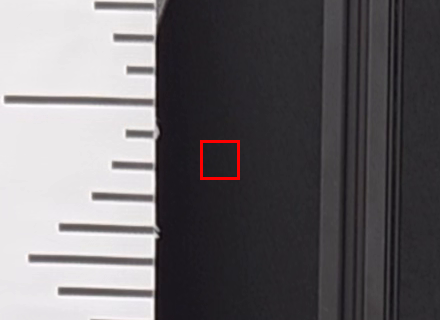
#> input picture twin/code/goal22/p26_sea/anchor_audit_260424_150_2.2_250_3.png, 440 x 320 px
$ python -i s2s_video_static.py   (imports and definitions only)
#> lines starting #> are read from the running program, lines starting #| are printed output that depends on the picture
# -*- coding: utf-8 -*-
"""s2s_video_static v3 — H3 영상측: 0604 페이로드 s2s 정적 유지 구간 링크각 정밀 측정.

목적: 인코더 각도와 영상(진짜 사지) 각도의 차이 = 구동계 비틀림(직렬탄성)을 페이로드별로 측정.
  기립(q1≈−16°)에서 τ1: 0kg −1.20 / 5kg −2.39 / 7.5kg −2.62 Nm → SEA(k_s≈170)라면 ~0.4−0.5° 추가 처짐.
  크라우치(τ1≈0)는 대조군. 0kg ext(τ1≈−0.14)도 대조군.

측정 방법 진화 (v1/v2 교훈):
  · v1: 힙 디스크 = 크랭크 허브 확인 (자세 간 disc-knee 363/358/296px 불일치, 겉보기 회전이 q2 차이 추종)
    → 디스크 기반 절대각 오염. 자동 트러스 소패치는 자기유사+반사 변화로 오정합.
  · v2: 36px 소패치 Kabsch — 영상 간 스케일 1~3% 차이를 강체 모델이 흡수 못해 바이어스/기각 붕괴.
  · v3 (최종): ★밀집 마스크 NCC 정합 — 링크 전체 금속 픽셀(수천 점)을 상관계수(밝기 불변)로,
    (회전 dφ, 스케일 s, 병진 t) 완전 탐색+파라볼라. 크랭크 디스크/베어링/발 휠(구름) 제외 마스크.
    프레임별 미소 정합으로 떨림 [°] 직접 산출. 레일 좌에지 직선으로 카메라 롤 보정(영상 간).
    절대각 앵커: θ_thigh(0kg crouch) ≡ q1_enc(0kg crouch) (τ1=−0.03≈0 캘리브).

각도 규약: θ = degrees(atan2(-(dy), dx)) — 이미지 y 아래+. 픽셀 회전 dφ(x→y+)에 대해 Δθ = −dφ.
"""
# --- 실험 데이터 경로: 단일 출처 (code/bench/datapaths.py) ---
import os as _o, sys as _s
_d = _o.path.dirname(_o.path.abspath(__file__))
# [2 lines not run here, left out]
if _o.path.join(_d, 'code', 'bench') not in _s.path:
    _s.path.append(_o.path.join(_d, 'code', 'bench'))
from datapaths import DATA_ROOT, CVT_ROOT  # noqa: E402
# ---------------------------------------------------------------
import os, json
# [1 line not run here, left out]
from pathlib import Path
import numpy as np
import pandas as pd
import imageio.v3 as iio
from scipy import ndimage
import matplotlib
# [1 line not run here, left out]
import matplotlib.pyplot as plt
plt.rcParams["font.family"] = "Malgun Gothic"
plt.rcParams["axes.unicode_minus"] = False

HERE = Path(__file__).parent
ROOT = Path((DATA_ROOT + "/26_06_04/no_cvt"))

KT, GR, CF = 0.091, 9.0, 0.59
A = np.array([1.15605006, 4.17389589e-4, 0.26855607, 0.04904241])
def ahat(raw, v):
    Iq = (CF/(GR*KT))*np.asarray(raw, float); s = np.sign(v)
    return A[0]*GR*KT*Iq - A[1]*GR*np.abs(Iq)*Iq - A[2]*s - A[3]*np.abs(Iq)*s

FPS = 24.0
CFG = {
    "0kg": dict(
        mp4=ROOT/"no_load/KakaoTalk_20260604_170859513.mp4", raw=ROOT/"no_load/raw_unwrap",
        payload=0.0, crouch_end_data=48.306,
        holds={"crouch": (4, 44), "stand": (134, 166), "ext": (196, 226)},
        segs={"crouch": (0.0, 48.306), "stand": (51.142, 53.218), "ext": (54.218, 68.216)}),
    "5kg": dict(
        mp4=ROOT/"load_5/KakaoTalk_20260604_170309383.mp4", raw=ROOT/"load_5/raw_unwrap",
        payload=5.0, crouch_end_data=47.486,
        holds={"crouch": (4, 64), "stand": (167, 191), "settle": (232, 254)},
        segs={"crouch": (18.058, 47.486), "stand": (51.25, 52.716)}),
    "7.5kg": dict(
        mp4=ROOT/"load_7.5/KakaoTalk_20260604_170101423.mp4", raw=ROOT/"load_7.5/raw_unwrap",
        payload=7.5, crouch_end_data=53.35,
        holds={"crouch": (4, 84), "stand": (179, 195)},
        segs={"crouch": (36.408, 53.35), "stand": (56.57, 58.414)}),
}
REF0 = {  # 0kg 평균영상 근사 좌표 (암흑 중심공 정련 전)
    "crouch": dict(knee=(577, 937), foot=(350, 1155), disc=(286, 723)),
    "stand":  dict(knee=(662, 1054), foot=(307, 1148), disc=(310, 1005)),
    "ext":    dict(knee=(460, 858), foot=(318, 1152), disc=(352, 585)),
}
TSZ = 36

def gray(a): return a.mean(axis=2).astype(np.float32)

# [24 lines left out: functions stream_video, motion_onset, not called in this run]

def cut(img, cx, cy, half):
    return img[int(round(cy))-half:int(round(cy))+half, int(round(cx))-half:int(round(cx))+half]

# [56 lines left out: functions ssd_match, refine_dark_center, rail_roll, not called in this run]

# ── 인코더 ──
_ENC_CACHE = {}
# [22 lines left out: functions enc_arrays, encoder_window, not called in this run]

# ═══════════ 밀집 마스크 NCC 정합 (그래디언트 크기 영상 — 조명/반사 불변) ═══════════
def grad_mag(img):
    g = ndimage.gaussian_filter(img.astype(np.float64), 1.2)
    gx = ndimage.sobel(g, axis=1); gy = ndimage.sobel(g, axis=0)
#> after `gx = ndimage.sobel(g, axis=1)`:
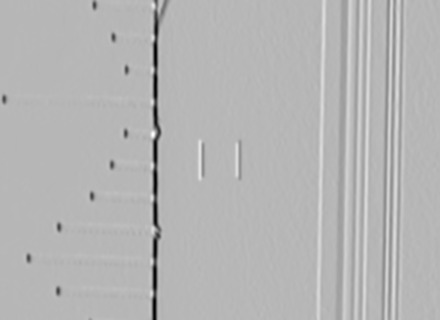
#> gx: shape (320, 440) float64; min -444.5, max 175.3, mean -3.5; drawn with min black and max white
#> after `gy = ndimage.sobel(g, axis=0)`:
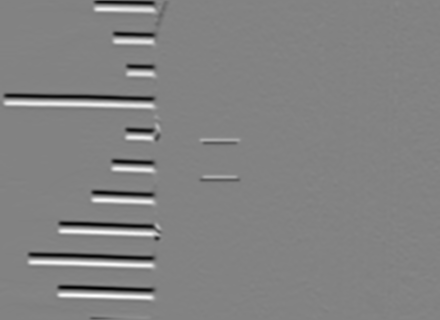
#> gy: shape (320, 440) float64; min -316, max 300.2, mean -0.2; drawn with min black and max white
    return np.hypot(gx, gy).astype(np.float32)
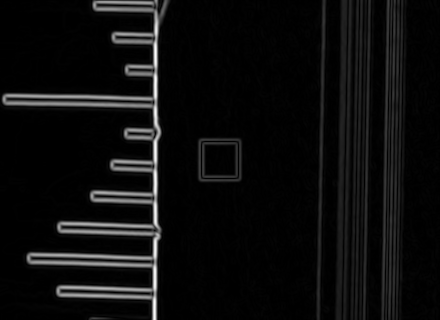
#> returned value: shape (320, 440) float32; min 0, max 444.5, mean 23.6; drawn with min black and max white

# [27 lines left out: functions build_mask_pts, ncc_cost, not called in this run]

def sample(img, pts):
    v = ndimage.map_coordinates(img, [pts[:, 1], pts[:, 0]], order=1, mode="constant", cval=-1e4)
    return v, v > -1e3

# [72 lines left out: function register, not called in this run]

# ═══════════ 실행 ═══════════
# [1 line not run here, left out]
V = {}
# [17 lines not run here, left out]
ENC = {}
# [16 lines not run here, left out]
feat = {lab: {} for lab in V}
# [20 lines not run here, left out]

# [11 lines left out: function masks_for, not called in this run]

# [1 line not run here, left out]
within = {lab: {} for lab in V}
# [27 lines not run here, left out]
S_LIST_X = np.arange(0.94, 1.081, 0.01)
cross = {}
# [18 lines not run here, left out]
SEGS = {"thigh": [(0.20, 0.46), (0.46, 0.72), (0.72, 0.97)],
        "shank": [(0.10, 0.39), (0.39, 0.67), (0.67, 0.95)]}
# [31 lines left out: function segment_axis_rot, not called in this run]

crossB = {}
# [11 lines not run here, left out]
scatter = {}
# [20 lines not run here, left out]
K_S = 170.0
# 앵커: 각 자세에서 θ(0kg) ≡ q1_enc(0kg) — 0kg 자체의 처짐(τ1: crouch −0.03 / stand −1.20)은 앵커에 흡수됨.
TH = {"0kg": {}, "5kg": {}, "7.5kg": {}}
SH = {"0kg": {}, "5kg": {}, "7.5kg": {}}
# [7 lines not run here, left out]
TH["5kg"]["settle"] = None  # 자세 간 정합 신뢰 불가 (cost>0.8, 외관 급변) — 원시 라인각만 보고
SH["5kg"]["settle"] = None

# [1 line not run here, left out]
comp = {}
# [31 lines not run here, left out]

# ── 산출물 ──
RES = {}
# [24 lines not run here, left out]

def _r(d, nd=4):
    return {k: (round(v, nd) if isinstance(v, float) else v) for k, v in d.items()}
OUT = dict(
    note="v3 그래디언트 NCC 정합 (방법 A=유사변환, 방법 B=3세그먼트 축선법). "
         "절대각 앵커: 자세별 θ(0kg) ≡ q1_enc(0kg) — 0kg 자체 처짐은 앵커에 흡수 (stand τ1=-1.2Nm ~ -0.4°). "
         "disc=크랭크 허브(힙축 아님, v1 확인: 자세별 disc-knee 363/358/296px) — 마스크 제외. "
         "cross(영상간)는 레일 롤 차이 보정. 각 규약 θ=atan2(-(dy),dx). "
         "settle/within은 저신뢰 진단용 (자세 간 외관변화+인코더 캘리브 잔차 얽힘).",
    k_s_ref=K_S,
    within_video={lab: {p: {b: _r(w[b]) for b in w} for p, w in within[lab].items()} for lab in within},
    cross_video_A={lab: {p: {b: _r(c[b]) for b in c} for p, c in cross[lab].items()} for lab in cross},
    cross_video_B={lab: {p: {b: (_r(c[b]) if c[b] else None) for b in c} for p, c in crossB[lab].items()}
                   for lab in crossB},
    trials=RES, compare=comp)
# [1 line not run here, left out]

# 플롯
fig, axs = plt.subplots(1, 2, figsize=(12.5, 5))
pay = [0, 5, 7.5]
# [41 lines not run here, left out]

# 정합 검증 이미지: 0kg 평균을 적합 변환으로 워프 → 대상과 비교 (핵심 비교의 시각 증거)
# [18 lines left out: function warp_check, not called in this run]

combos = [(lab, post) for lab in ("5kg", "7.5kg") for post in ("crouch", "stand")]
fig, axs3 = plt.subplots(len(combos), 3, figsize=(13, 4.2*len(combos)))
# [12 lines not run here, left out]

>>> import cv2
>>> picture = cv2.imread('anchor_audit_260424_150_2.2_250_3.png', cv2.IMREAD_GRAYSCALE)
>>> result = grad_mag(picture)

$ run again, on twin/code/goal22/p26_sea/anchor_audit_260722_150_2.2_250_3.png
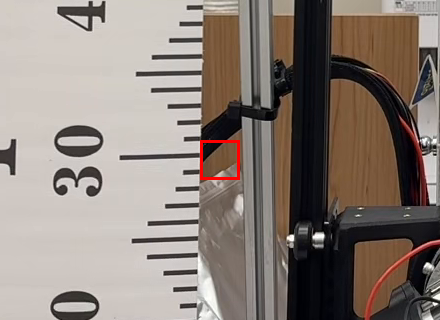
#> input picture twin/code/goal22/p26_sea/anchor_audit_260722_150_2.2_250_3.png, 440 x 320 px
#> in grad_mag, `gy = ndimage.sobel(g, axis=0)`:
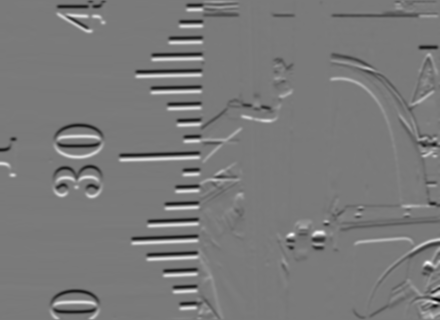
#> gy: shape (320, 440) float64; min -447.6, max 483.9, mean -1.2; drawn with min black and max white
#> in grad_mag, `return np.hypot(gx, gy).astype(np.float32)`:
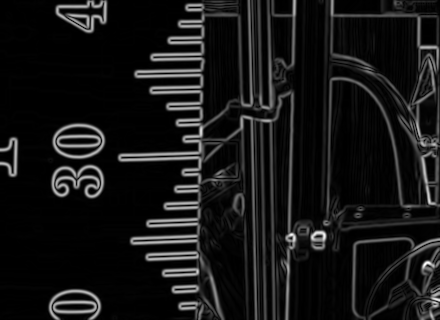
#> returned value: shape (320, 440) float32; min 0, max 489.9, mean 42.8; drawn with min black and max white

$ run again, on twin/code/goal22/p26_sea/anchor_audit_260724_150_2.2_250_3.png
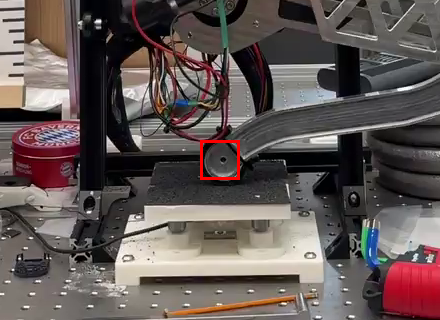
#> input picture twin/code/goal22/p26_sea/anchor_audit_260724_150_2.2_250_3.png, 440 x 320 px
#> in grad_mag, `gy = ndimage.sobel(g, axis=0)`:
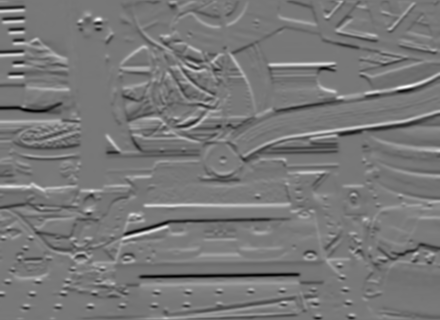
#> gy: shape (320, 440) float64; min -430.6, max 483.8, mean 0.8; drawn with min black and max white
#> in grad_mag, `return np.hypot(gx, gy).astype(np.float32)`:
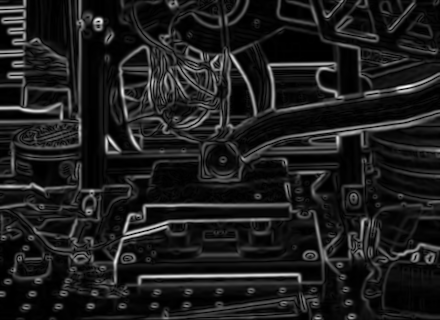
#> returned value: shape (320, 440) float32; min 2.64e-05, max 489.9, mean 57.3; drawn with min black and max white

$ run again, on twin/code/goal22/p26_sea/anchor_audit_260725_150_2.2_250_3.png
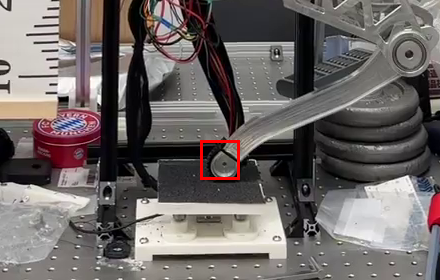
#> input picture twin/code/goal22/p26_sea/anchor_audit_260725_150_2.2_250_3.png, 440 x 280 px
#> in grad_mag, `gy = ndimage.sobel(g, axis=0)`:
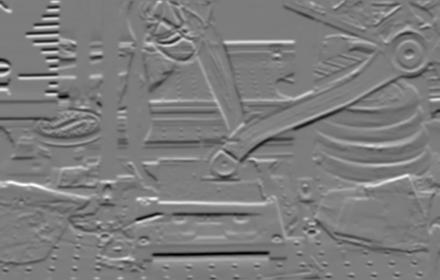
#> gy: shape (280, 440) float64; min -438.4, max 455.8, mean 0.5; drawn with min black and max white
#> in grad_mag, `return np.hypot(gx, gy).astype(np.float32)`:
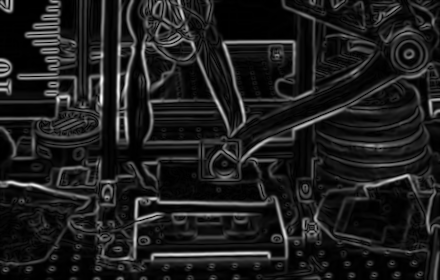
#> returned value: shape (280, 440) float32; min 7.81e-05, max 505, mean 60; drawn with min black and max white
